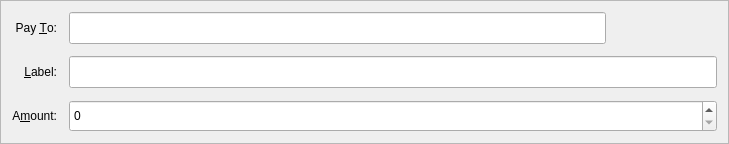
<?xml version="1.0" encoding="UTF-8"?>
<ui version="4.0">
 <class>SendCoinsEntry</class>
 <widget class="QFrame" name="SendCoinsEntry">
  <property name="geometry">
   <rect>
    <x>0</x>
    <y>0</y>
    <width>729</width>
    <height>142</height>
   </rect>
  </property>
  <property name="windowTitle">
   <string>Form</string>
  </property>
  <property name="frameShape">
   <enum>QFrame::StyledPanel</enum>
  </property>
  <property name="frameShadow">
   <enum>QFrame::Sunken</enum>
  </property>
  <layout class="QGridLayout" name="gridLayout">
   <property name="spacing">
    <number>12</number>
   </property>
   <item row="5" column="0">
    <widget class="QLabel" name="label">
     <property name="text">
      <string>A&amp;mount:</string>
     </property>
     <property name="alignment">
      <set>Qt::AlignRight|Qt::AlignTrailing|Qt::AlignVCenter</set>
     </property>
     <property name="buddy">
      <cstring>payAmount</cstring>
     </property>
    </widget>
   </item>
   <item row="3" column="0">
    <widget class="QLabel" name="label_2">
     <property name="text">
      <string>Pay &amp;To:</string>
     </property>
     <property name="alignment">
      <set>Qt::AlignRight|Qt::AlignTrailing|Qt::AlignVCenter</set>
     </property>
     <property name="buddy">
      <cstring>payTo</cstring>
     </property>
    </widget>
   </item>
   <item row="5" column="1">
    <widget class="BitcoinAmountField" name="payAmount">
     <property name="minimumSize">
      <size>
       <width>0</width>
       <height>32</height>
      </size>
     </property>
     <property name="maximumSize">
      <size>
       <width>16777215</width>
       <height>32</height>
      </size>
     </property>
    </widget>
   </item>
   <item row="4" column="0">
    <widget class="QLabel" name="label_4">
     <property name="text">
      <string>&amp;Label:</string>
     </property>
     <property name="alignment">
      <set>Qt::AlignRight|Qt::AlignTrailing|Qt::AlignVCenter</set>
     </property>
     <property name="buddy">
      <cstring>addAsLabel</cstring>
     </property>
    </widget>
   </item>
   <item row="3" column="1">
    <layout class="QHBoxLayout" name="payToLayout">
     <property name="spacing">
      <number>5</number>
     </property>
     <item>
      <widget class="QValidatedLineEdit" name="payTo">
       <property name="minimumSize">
        <size>
         <width>0</width>
         <height>32</height>
        </size>
       </property>
       <property name="maximumSize">
        <size>
         <width>16777215</width>
         <height>32</height>
        </size>
       </property>
       <property name="toolTip">
        <string>The address to send the payment to (e.g. fvybTi3NgBR9pszN3PR4W2AnTwbfs7b4Bu)</string>
       </property>
       <property name="maxLength">
        <number>34</number>
       </property>
      </widget>
     </item>
     <item>
      <widget class="QPushButton" name="addressBookButton">
       <property name="sizePolicy">
        <sizepolicy hsizetype="Minimum" vsizetype="Fixed">
         <horstretch>0</horstretch>
         <verstretch>0</verstretch>
        </sizepolicy>
       </property>
       <property name="maximumSize">
        <size>
         <width>32</width>
         <height>32</height>
        </size>
       </property>
       <property name="toolTip">
        <string>Choose address from address book</string>
       </property>
       <property name="styleSheet">
        <string notr="true">border: none; height: 32px; width: 32px;</string>
       </property>
       <property name="text">
        <string/>
       </property>
       <property name="icon">
        <iconset resource="../bitcoin.qrc">
         <normaloff>:/icons/address-book</normaloff>:/icons/address-book</iconset>
       </property>
       <property name="iconSize">
        <size>
         <width>16</width>
         <height>16</height>
        </size>
       </property>
       <property name="shortcut">
        <string>Alt+A</string>
       </property>
      </widget>
     </item>
     <item>
      <widget class="QPushButton" name="pasteButton">
       <property name="sizePolicy">
        <sizepolicy hsizetype="Minimum" vsizetype="Fixed">
         <horstretch>0</horstretch>
         <verstretch>0</verstretch>
        </sizepolicy>
       </property>
       <property name="maximumSize">
        <size>
         <width>32</width>
         <height>32</height>
        </size>
       </property>
       <property name="toolTip">
        <string>Paste address from clipboard</string>
       </property>
       <property name="styleSheet">
        <string notr="true">border: none; height: 32px; width: 32px;</string>
       </property>
       <property name="text">
        <string/>
       </property>
       <property name="icon">
        <iconset resource="../bitcoin.qrc">
         <normaloff>:/icons/editpaste</normaloff>:/icons/editpaste</iconset>
       </property>
       <property name="iconSize">
        <size>
         <width>16</width>
         <height>16</height>
        </size>
       </property>
       <property name="shortcut">
        <string>Alt+P</string>
       </property>
      </widget>
     </item>
     <item>
      <widget class="QPushButton" name="deleteButton">
       <property name="sizePolicy">
        <sizepolicy hsizetype="Minimum" vsizetype="Fixed">
         <horstretch>0</horstretch>
         <verstretch>0</verstretch>
        </sizepolicy>
       </property>
       <property name="maximumSize">
        <size>
         <width>32</width>
         <height>32</height>
        </size>
       </property>
       <property name="toolTip">
        <string>Remove this recipient</string>
       </property>
       <property name="styleSheet">
        <string notr="true">border: none; height: 32px; width: 32px;</string>
       </property>
       <property name="text">
        <string/>
       </property>
       <property name="icon">
        <iconset resource="../bitcoin.qrc">
         <normaloff>:/icons/remove</normaloff>:/icons/remove</iconset>
       </property>
       <property name="iconSize">
        <size>
         <width>16</width>
         <height>16</height>
        </size>
       </property>
      </widget>
     </item>
    </layout>
   </item>
   <item row="4" column="1">
    <widget class="QValidatedLineEdit" name="addAsLabel">
     <property name="minimumSize">
      <size>
       <width>0</width>
       <height>32</height>
      </size>
     </property>
     <property name="maximumSize">
      <size>
       <width>16777215</width>
       <height>32</height>
      </size>
     </property>
     <property name="toolTip">
      <string>Enter a label for this address to add it to your address book</string>
     </property>
    </widget>
   </item>
  </layout>
 </widget>
 <customwidgets>
  <customwidget>
   <class>BitcoinAmountField</class>
   <extends>QSpinBox</extends>
   <header>bitcoinamountfield.h</header>
   <container>1</container>
  </customwidget>
  <customwidget>
   <class>QValidatedLineEdit</class>
   <extends>QLineEdit</extends>
   <header>qvalidatedlineedit.h</header>
  </customwidget>
 </customwidgets>
 <resources>
  <include location="../bitcoin.qrc"/>
 </resources>
 <connections/>
</ui>
